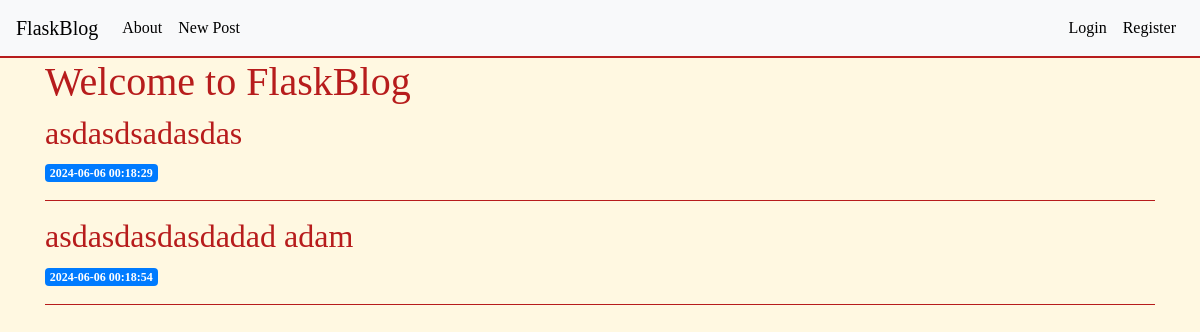
The page / on the database its author committed.
### tables this page shows
CREATE TABLE post (
    id INTEGER PRIMARY KEY AUTOINCREMENT,
    title TEXT NOT NULL,
    content TEXT NOT NULL,
    created TIMESTAMP NOT NULL DEFAULT CURRENT_TIMESTAMP,
    user_id INTEGER NOT NULL,
    FOREIGN KEY (user_id) REFERENCES user (id)
);

### app.py (the view)
@app.route('/')
def index():
    conn = get_db_connection()
    posts = conn.execute('SELECT * FROM post').fetchall()
    conn.close()
    return render_template('index.html', posts=posts)

### app.py (called while the page is built)
def get_db_connection():
    conn = sqlite3.connect('database.db')
    conn.row_factory = sqlite3.Row
    return conn

### templates/index.html (shortened to what this page needs)
{% extends 'base.html' %}
{% block content %}
<h1>{% block title %} Welcome to FlaskBlog {% endblock %}</h1>
{% for post in posts %}
    <a href="{{ url_for('post', post_id=post['id']) }}">
        <h2>{{ post['title'] }}</h2>
    </a>
    <span class="badge badge-primary">{{ post['created'] }}</span>
    <hr />
{% endfor %}
{% endblock %}

### static/style.css (style rules this page uses)
body { background-color: #fff8e1; color: #333; font-family: 'Times New Roman', Times, serif; }
h1, h2, h3, h4, h5, h6 { color: #b71c1c; }
hr { border-top: 1px solid #b71c1c; }

### rows shown on the page
post: title "asdasdsadasdas", created "2024-06-06 00:18:29"
post: title "asdasdasdasdadad adam", created "2024-06-06 00:18:54"
